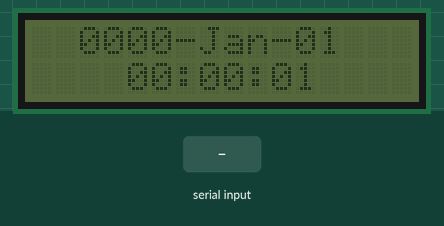
The sketch below on a simulated Arduino Uno, built with avr-gcc and run on an emulated ATmega328P. Parts: 16×2 character LCD. The inputs (shaded band) are chosen by the test bench. What the sketch prints to the serial monitor is not drawn.

Above: at 2.1 s.
2.2 s: "90,45,200,10,150,30\n" received over Serial
At 3.8 s:
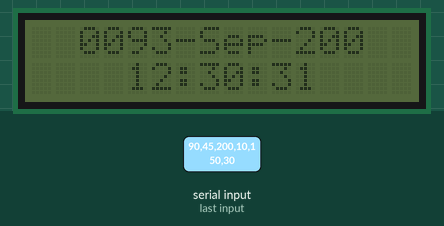
At 5.1 s:
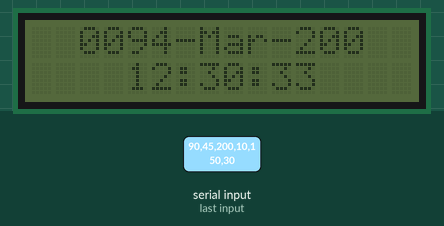
5.2 s: "30,150,10,200,45,90\n" received over Serial
At 7.3 s:
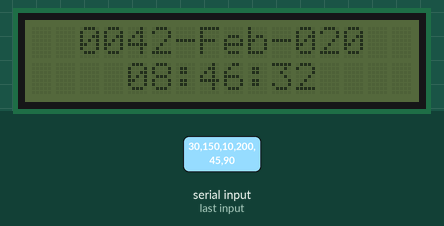
Timing chart, 0 to 8.8 s (numbered marks = the images above; inputs shaded):
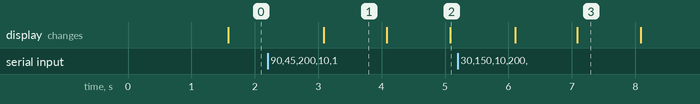

Measured:
- after the input at 2.2 s, the display: changes after 0.88 s (image 1)
- after the input at 5.2 s, the display: first changes after 0.90 s (image 3 shows a later state)
- what the display in image 1 shows lasts 1.0 s, from 3.1 s to 4.1 s

The sketch:

Lab_4_B.ino
```cpp
#define TIMER_INTERRUPT_DEBUG         2
#define _TIMERINTERRUPT_LOGLEVEL_     0

#define USE_TIMER_1     true

#if ( defined(__AVR_ATmega644__) || defined(__AVR_ATmega644A__) || defined(__AVR_ATmega644P__) || defined(__AVR_ATmega644PA__)  || \
        defined(ARDUINO_AVR_UNO) || defined(ARDUINO_AVR_NANO) || defined(ARDUINO_AVR_MINI) ||    defined(ARDUINO_AVR_ETHERNET) || \
        defined(ARDUINO_AVR_FIO) || defined(ARDUINO_AVR_BT)   || defined(ARDUINO_AVR_LILYPAD) || defined(ARDUINO_AVR_PRO)      || \
        defined(ARDUINO_AVR_NG) || defined(ARDUINO_AVR_UNO_WIFI_DEV_ED) || defined(ARDUINO_AVR_DUEMILANOVE) || defined(ARDUINO_AVR_FEATHER328P) || \
        defined(ARDUINO_AVR_METRO) || defined(ARDUINO_AVR_PROTRINKET5) || defined(ARDUINO_AVR_PROTRINKET3) || defined(ARDUINO_AVR_PROTRINKET5FTDI) || \
        defined(ARDUINO_AVR_PROTRINKET3FTDI) )
  #define USE_TIMER_2     false
  #warning Using Timer1, Timer2
#else
  #define USE_TIMER_3     false
  #warning Using Timer1, Timer3
#endif

// To be included only in main(), .ino with setup() to avoid `Multiple Definitions` Linker Error
#include "TimerInterrupt.h"

#if !defined(LED_BUILTIN)
  #define LED_BUILTIN     13
#endif

#if USE_TIMER_1

void TimerHandler1(unsigned int outputPin = LED_BUILTIN)
{
  static bool toggle1 = false;

#if (TIMER_INTERRUPT_DEBUG > 1)
  Serial.print("ITimer1 called, millis() = "); Serial.println(millis());
#endif

  //timer interrupt toggles pin LED_BUILTIN
  digitalWrite(outputPin, toggle1);
  toggle1 = !toggle1;
}

#endif

#if (USE_TIMER_2 || USE_TIMER_3)

void TimerHandler(unsigned int outputPin = LED_BUILTIN)
{
  static bool toggle = false;

#if (TIMER_INTERRUPT_DEBUG > 1)
  #if USE_TIMER_2
    Serial.print("ITimer2 called, millis() = ");
  #elif USE_TIMER_3
    Serial.print("ITimer3 called, millis() = ");
  #endif

  Serial.println(millis());
#endif

  //timer interrupt toggles outputPin
  digitalWrite(outputPin, toggle);
  toggle = !toggle;
}

#endif

unsigned int outputPin1 = LED_BUILTIN;
unsigned int outputPin  = A0;

#define USING_LOOP_TEST       false

#define TIMER1_INTERVAL_MS    1000
#define TIMER1_FREQUENCY      (float) (1000.0f / TIMER1_INTERVAL_MS)

#define TIMER_INTERVAL_MS     2000
#define TIMER_FREQUENCY       (float) (1000.0f / TIMER_INTERVAL_MS)


#if USING_LOOP_TEST
  #define TIMER1_DURATION_MS    (10UL * TIMER1_INTERVAL_MS)
  #define TIMER_DURATION_MS     (20UL * TIMER_INTERVAL_MS)
#else
  #define TIMER1_DURATION_MS    0
  #define TIMER_DURATION_MS     0
#endif


#include <LiquidCrystal_I2C.h>
#include <TimerInterrupt.h>


#define INTERRUPT_INTERVAL_MS 500
LiquidCrystal_I2C lcd(0x27, 16,2);
short volatile year=0, month=0, day=0, hours=0, minutes=0, seconds=0, mill_seconds=0;
bool volatile reading_time = false, lcd_outdated;
short volatile month_lens[12] = {31,28,31,30,31,30,31,31,30,31,30,31};
char* months[] = {"Jan", "Feb", "Mar", "Apr", "May", "Jun", "Jul", "Aug", "Sep", "Oct", "Nov", "Dec"};

void setup()
{
  Serial.begin(9600);
  Serial.println("Running setup()");
  lcd.init();
  delay(500);
  ITimer1.init();
  if(ITimer1.attachInterruptInterval(INTERRUPT_INTERVAL_MS, on_timer_interrupt))
  {
    Serial.println("Timer interrupt attached successfully");
  }
  else
    Serial.println("Timer interrupt attachment failed");

}

void loop()
{
  //Check if data is arriving from serial to set the time
  //We expect 19 characters as the time format
  if(Serial.available() >= 19)
  {
    Serial.println("Found some data");
    reading_time = true;
    read_time();
    reading_time = false;
  }
  if(lcd_outdated)
  {
    update_lcd();
    lcd_outdated = false;
  }

}

void read_time()
{
  year = 0; month = 0; day = 0; hours = 0; minutes = 0; seconds = 0; mill_seconds = 0;
  year = Serial.parseInt();
  month = Serial.parseInt() - 1;
  day = Serial.parseInt() - 1;
  hours = Serial.parseInt();
  minutes = Serial.parseInt();
  seconds = Serial.parseInt();
  Serial.println("Just read the time and this is what I have:");
  Serial.println(year);
  Serial.println(month);
  Serial.println(day);
  Serial.println(hours);
  Serial.println(minutes);
  Serial.println(seconds);
  Serial.println();
}

void on_timer_interrupt()
{
  if (reading_time) return;
  mill_seconds += INTERRUPT_INTERVAL_MS;
  if(mill_seconds >= 1000)
  {
    lcd_outdated = true;
    update_time();
  }
}

void update_time()
{

  //Update LCD time
  seconds += mill_seconds / 1000;
  mill_seconds %= 1000;
  if(seconds >= 60) Serial.print("Increamenting mintues | ");
  minutes += seconds / 60;
  seconds %= 60;
  if(minutes >= 60) Serial.print("Increamenting hours | ");
  hours += minutes / 60;
  minutes %= 60;
  if(hours >= 24) Serial.print("Increamenting day | ");
  day += hours / 24;
  hours %= 24;
  //Incrementing month
  short month_len;
  if(month == 1 && (year % 400 == 0 || (year % 100 != 0 && year % 4 == 0)))//If it's February and a leap year
    month_len = 29;
  else month_len = month_lens[month];
  if(day >= month_len) Serial.print("Increamenting month | ");
  month += day / month_len;
  day %= month_len;
  if(month >= 12) Serial.print("Increamenting year\n");
  year += month / 12;
  month %= 12;
}

void update_lcd()
{
  char date[17];
  char time[17];
  sprintf(date, "%04d-%s-%02d", year, months[month], day+1);
  sprintf(time, "%02d:%02d:%02d", hours, minutes, seconds);
  lcd.setCursor(2,0);
  lcd.print(date);
  lcd.setCursor(4,1);
  lcd.print(time);
}
```
